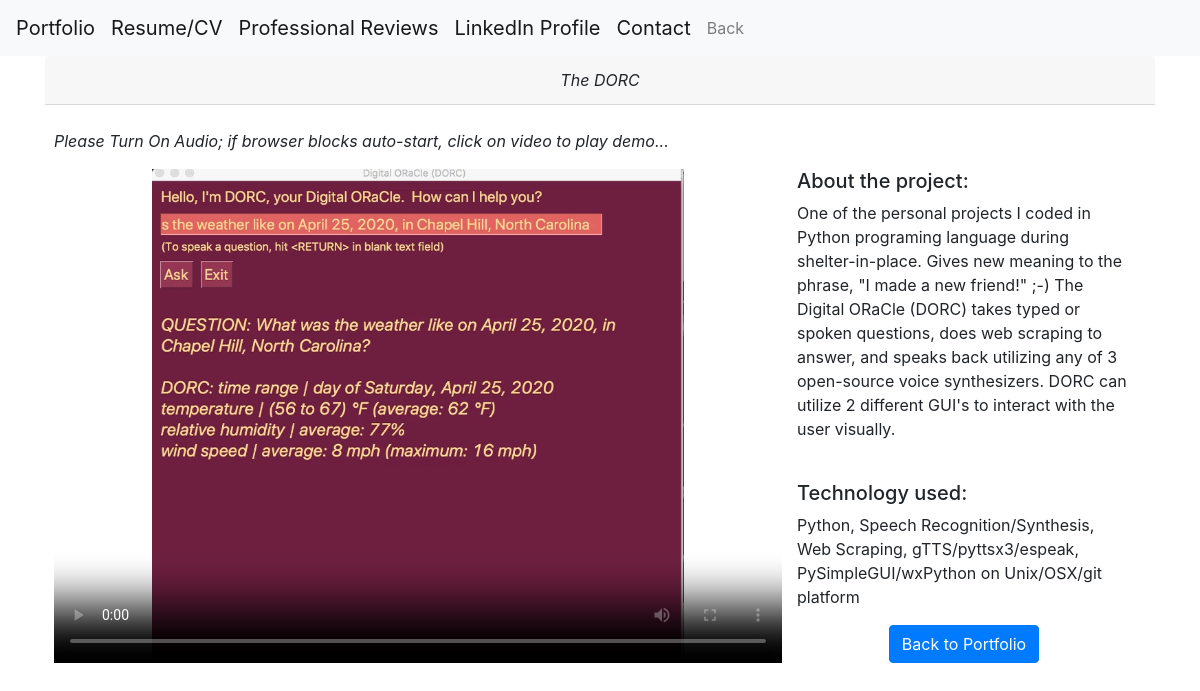
/projects/v1, run on the app's committed database.
### projects/models.py (models this page shows, shortened)
class VideoProject(models.Model):
    class Meta:
        ordering = ['order']
    order = models.PositiveSmallIntegerField(default=1)
    title = models.CharField(max_length=100, default='')
    description = models.TextField(default='')
    technology = models.TextField(default='')
    image = models.CharField(max_length=100)
    video = models.CharField(max_length=100)  # Hosted video file
    video_link = models.URLField(blank=True)  # Hyperlink to video hosted elsewhere

### projects/views.py (the view)
# urls.py: path('v<int:pk>', views.video_project_detail, name="video_project_detail"),
def video_project_detail(request, pk):
    project = VideoProject.objects.get(pk=pk)
    return render(request, 'projects/video_project_detail.html', {'project': project})

### projects/templates/projects/video_project_detail.html (shortened to what this page needs)
{% extends 'projects/base.html' %}
{% load static %}
{% block page_content %}
<div class="card-header text-center font-italic">{{ project.title }}</div>
<div class="p-4 row">
  <p class="font-italic">Please Turn On Audio; if browser blocks auto-start, click on video to play demo...</p>
    <div class="col-md-8 embed-responsive embed-responsive-16by9">
	  <video height="772" width="720" onloadeddata="this.play();" playsinline controls loop
	      poster="{% static project.image %}"
	      class="embed-responsive-item">
	    <source src="{% static project.video %}" type="video/mp4">
	  </video>
    </div>
    <div class="col-md-4">
        <h5>About the project:</h5>
        <p>{{ project.description|safe }}</p>
        <br>
        <h5>Technology used:</h5>
        <p>{{ project.technology|safe }}</p>
	    <div class="text-center">
		  <a align="center" href="{% url 'projects:all_projects' %}" class="btn btn-primary">Back to Portfolio</a>
		</div>
    </div>
</div>
{% endblock %}

### data on the page
VideoProject: title "The DORC", description "One of the personal projects I coded in Python programing language during shelter-in-place. Gives new meaning to the phrase, \"I made a new friend!\" ;-) The Digital ORaCle (DORC) takes typed or spoken questions, does web scraping to answer, and speaks back utilizing any of 3 open-source voice synthesizers. DORC can utilize 2 different GUI's to interact with the user visually.", technology "Python, Speech Recognition/Synthesis, Web Scraping, gTTS/pyttsx3/espeak, PySimpleGUI/wxPython on Unix/OSX/git platform"
